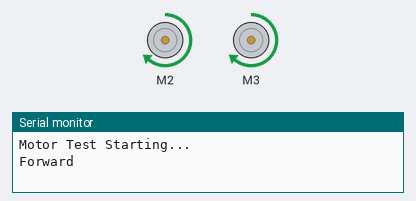
Simulated run of this sketch. Board: Arduino Uno, built with avr-gcc and run on an emulated ATmega328P. Parts: 2 × DC motor (green arrow = forward, orange = backward, longer = faster), the last lines printed to the serial monitor.

Above: at 2.1 s.
At 6.1 s:
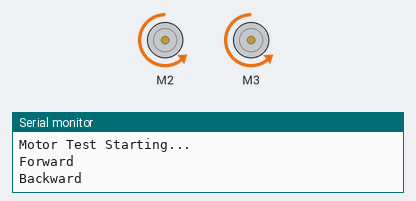
At 13.1 s:
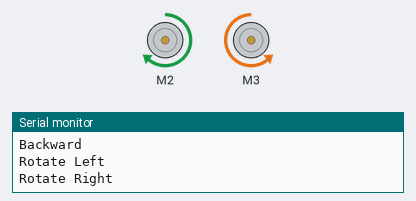
At 23.1 s:
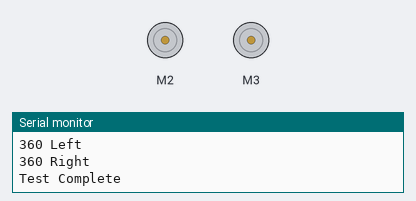
Timing chart, 0 to 24.6 s (numbered marks = the images above):
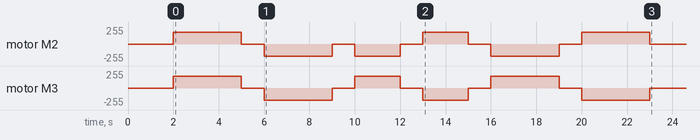

The sketch:

test_motors.ino
```cpp
#include <AFMotor.h>

AF_DCMotor motorLeft(2);
AF_DCMotor motorRight(3);

const int SPEED = 180;

void setup() {
  Serial.begin(115200);

  Serial.println("Motor Test Starting...");
  delay(2000);

  // Forward
  Serial.println("Forward");
  moveForward();
  delay(3000);

  stopMotors();
  delay(1000);

  // Backward
  Serial.println("Backward");
  moveBackward();
  delay(3000);

  stopMotors();
  delay(1000);

  // Rotate Left
  Serial.println("Rotate Left");
  rotateLeft();
  delay(2000);

  stopMotors();
  delay(1000);

  // Rotate Right
  Serial.println("Rotate Right");
  rotateRight();
  delay(2000);

  stopMotors();
  delay(1000);

  // 360 Left
  Serial.println("360 Left");
  rotateLeft();
  delay(3000);    // Adjust after testing

  stopMotors();
  delay(1000);

  // 360 Right
  Serial.println("360 Right");
  rotateRight();
  delay(3000);    // Adjust after testing

  stopMotors();

  Serial.println("Test Complete");
}

void loop() {
}

void moveForward() {
  motorLeft.setSpeed(SPEED);
  motorRight.setSpeed(SPEED);

  motorLeft.run(FORWARD);
  motorRight.run(FORWARD);
}

void moveBackward() {
  motorLeft.setSpeed(SPEED);
  motorRight.setSpeed(SPEED);

  motorLeft.run(BACKWARD);
  motorRight.run(BACKWARD);
}

void rotateLeft() {
  motorLeft.setSpeed(SPEED);
  motorRight.setSpeed(SPEED);

  motorLeft.run(BACKWARD);
  motorRight.run(FORWARD);
}

void rotateRight() {
  motorLeft.setSpeed(SPEED);
  motorRight.setSpeed(SPEED);

  motorLeft.run(FORWARD);
  motorRight.run(BACKWARD);
}

void stopMotors() {
  motorLeft.run(RELEASE);
  motorRight.run(RELEASE);
}
```
